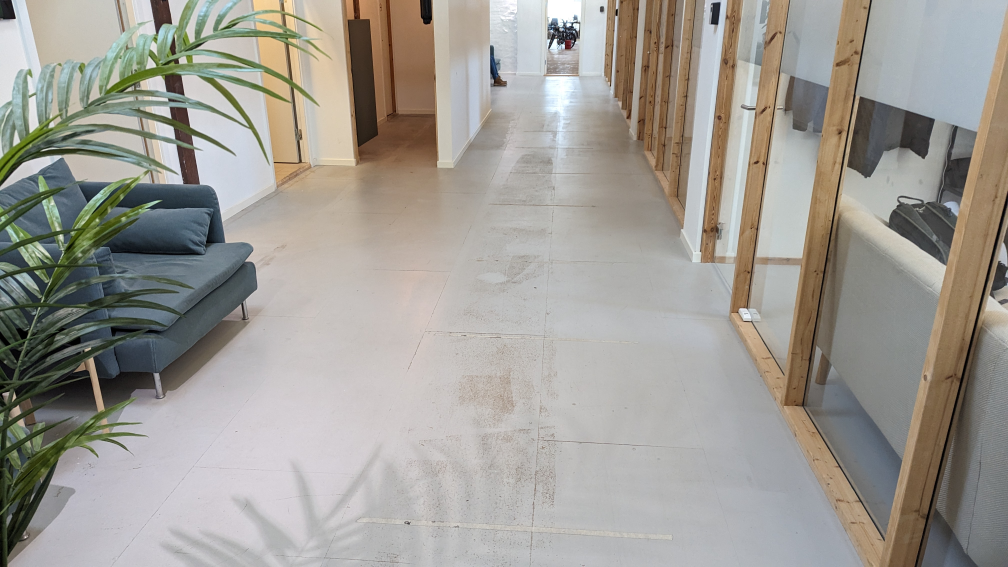
#> input picture imgs/1.jpg, 4032 x 2268 px (shown at 1/4 size)
$ python main.py
#> lines starting #> are read from the running program, lines starting #| are printed output that depends on the picture
import cv2
import numpy as np

img = cv2.imread('imgs/1.jpg')
#> img is the input picture: shape (2268, 4032, 3); mean B, G, R 148.8, 155.5, 158.9
img2 = cv2.imread('imgs/2.jpg')
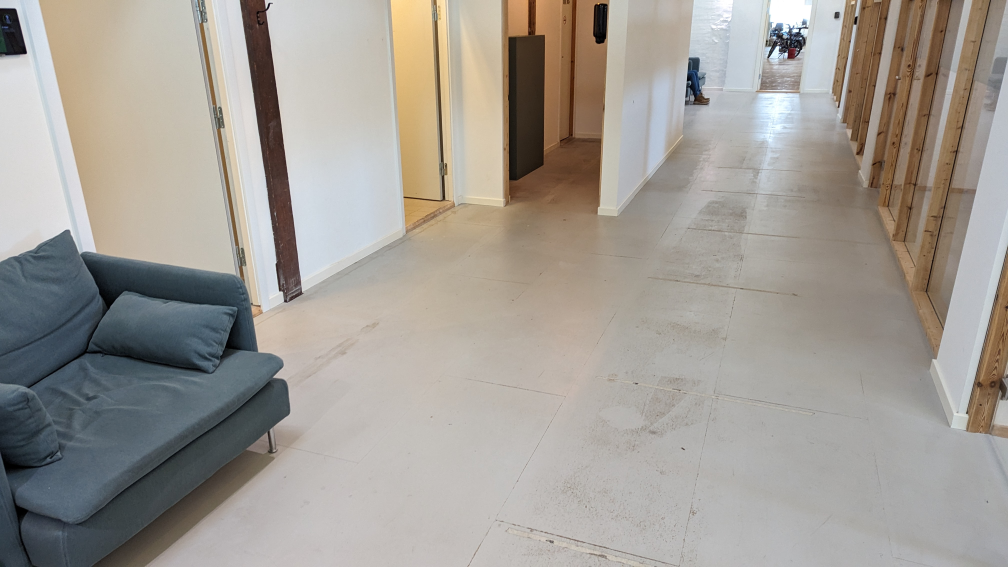
#> input picture imgs/2.jpg, 4032 x 2268 px (shown at 1/4 size)
#> img2 is the input picture: shape (2268, 4032, 3); mean B, G, R 149.1, 155.9, 161.1

img = cv2.resize(img, (0, 0), fx=0.5, fy=0.5)
#> img: shape (1134, 2016, 3)
img2 = cv2.resize(img2, (0, 0), fx=0.5, fy=0.5)
#> img2: shape (1134, 2016, 3)

sift = cv2.SIFT_create()

kp1, des1 = sift.detectAndCompute(img, None)
#> kp1 = 4495 keypoints; strongest (x, y, size): (1106, 52, 1.9), (1204, 18, 6.7), (1098, 95, 2.7), (1112, 73, 1.8)
kp2, des2 = sift.detectAndCompute(img2, None)
#> kp2 = 1898 keypoints; strongest (x, y, size): (1601, 77, 2.7), (1553, 64, 2.1), (1197, 7, 1.9), (1673, 30, 8.2)

bf = cv2.BFMatcher(normType=cv2.NORM_L2, crossCheck=False)

matches12 = bf.knnMatch(des1, des2, k=2)
#> matches12 = 4495 matches
matches21 = bf.knnMatch(des2, des1, k=2)
#> matches21 = 1898 matches

ratio_check = 0.25
matches = []
indices = []
for (m, n) in matches12:

    if m.distance <= ratio_check * n.distance:
        continue

    q1, t1 = m.queryIdx, m.trainIdx
    q2, t2 = matches21[t1][0].queryIdx, matches21[t1][0].trainIdx

    if q1 != t2:
        continue

    matches.append(m)
    indices.append((q1, t1))
#> this loop made 4495 passes
#> (t1, q2, t2) on passes 1 to 3: (433, 433, 849), (929, 929, 2884), (1603, 1603, 2)
#> after the loop, indices = 756 pairs, first value 2 to 4490, second value 0 to 1893; matches = 756 matches

img3 = cv2.drawMatches(img, kp1, img2, kp2, matches, None, flags=cv2.DrawMatchesFlags_NOT_DRAW_SINGLE_POINTS)
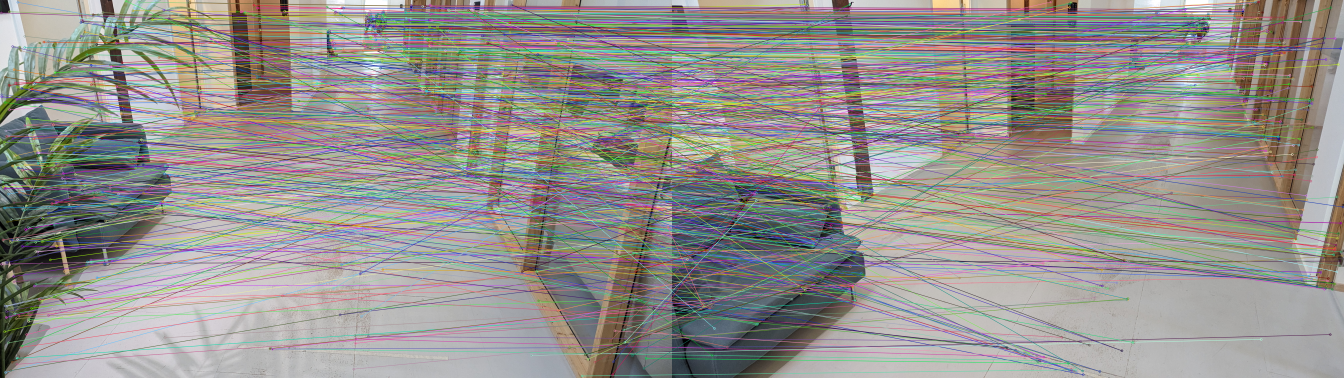
#> img3: shape (1134, 4032, 3) (shown at 1/3 size); mean B, G, R 142.4, 145.9, 149

indices = np.array(indices)
kp1_ = np.array([kp.pt for kp in kp1])
#> kp1_ = 4495 pairs, first value 2.38 to 2013.2, second value 2.7 to 1131.1
kp2_ = np.array([kp.pt for kp in kp2])
#> kp2_ = 1898 pairs, first value 2.58 to 2013, second value 2.46 to 1130.6
kp1_ = kp1_[indices[:, 0]]
#> kp1_ = 756 pairs, first value 3.7 to 2012.3, second value 2.7 to 1127.5
kp2_ = kp2_[indices[:, 1]]
#> kp2_ = 756 pairs, first value 2.58 to 2012.4, second value 2.46 to 1123.4

F, mask = cv2.findFundamentalMat(kp1_, kp2_, method=cv2.FM_RANSAC, ransacReprojThreshold=3, confidence=0.9999, maxIters=10000)
#> F = [[3.76e-07, -1.05e-05, -0.00121], [1.16e-05, -1.07e-06, -0.0141], [0.000222, 0.0176, 1]]; mask = 756 values, max 1 at index 35, min 0 at index 0, mean 0.332
F, _ = cv2.findFundamentalMat(kp1_[mask.flatten() == 1], kp2_[mask.flatten() == 1], method=cv2.FM_LMEDS)
#> F = [[3.74e-07, -9.82e-06, -0.0013], [1.1e-05, -9.88e-07, -0.0133], [0.000347, 0.0166, 1]]

update_matches = [m for m, id in zip(matches, mask) if id != 0]
#> update_matches = 251 matches

img4 = cv2.drawMatches(img, kp1, img2, kp2, update_matches, None, flags=cv2.DrawMatchesFlags_NOT_DRAW_SINGLE_POINTS)
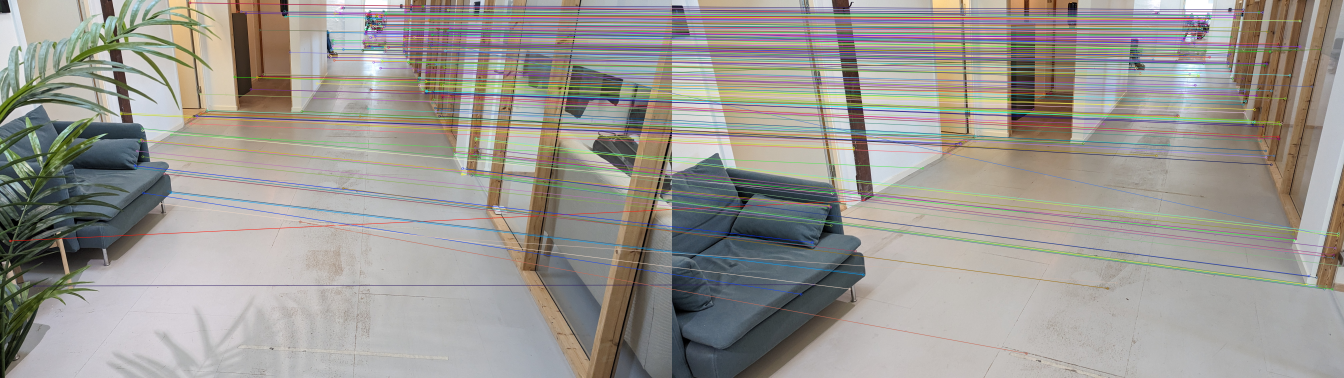
#> img4: shape (1134, 4032, 3) (shown at 1/3 size); mean B, G, R 146.4, 151.7, 155

cv2.imwrite('imgs/matches1.jpg', img3)
cv2.imwrite('imgs/matches2.jpg', img4)

# setup non-liear optization problem of the fundamental matrix
from scipy.optimize import least_squares

def rotm_x(theta):
    return np.array([[1, 0, 0], [0, np.cos(theta), -np.sin(theta)], [0, np.sin(theta), np.cos(theta)]])

def rotm_y(theta):
    return np.array([[np.cos(theta), 0, np.sin(theta)], [0, 1, 0], [-np.sin(theta), 0, np.cos(theta)]])

def convert_fundamental_matrix(F):
    U, S, Vt = np.linalg.svd(F)
#> U = [[0.0013, -0.0528, -0.999], [0.0133, -0.999, 0.0528], [-1, -0.0134, -0.00059]]; S = [1, 0.000221, 1.67e-19]; Vt = [[-0.000347, -0.0165, -1], [-0.0707, -0.997, 0.0165], [-0.997, 0.0707, -0.000824]]
    S[2] = 0
    S[1] = S[1] / S[0]
    S[0] = 1
    return U, S, Vt.T

U_, S_, V_ = convert_fundamental_matrix(F)
#> U_ has the same summary as U in convert_fundamental_matrix; S_ = [1, 0.000221, 0]; V_ = [[-0.000347, -0.0707, -0.997], [-0.0165, -0.997, 0.0707], [-1, 0.0165, -0.000824]]

x = np.array(kp1_[mask.flatten() == 1])
#> x = 251 pairs, first value 30.62 to 1543.1, second value 7.7 to 857.6
y = np.array(kp2_[mask.flatten() == 1])
#> y = 251 pairs, first value 386.8 to 2003, second value 28.89 to 1059.9

# pad with a column of ones
x = np.hstack([x, np.ones((x.shape[0], 1))])
#> x = 251 rows, first 8: [30.62, 722.4, 1], [102.5, 857.6, 1], [362.6, 338, 1], [363, 341.7, 1], [404.2, 496.9, 1], [406.6, 503.8, 1], [410.6, 452.6, 1], [417.5, 423.8, 1]
y = np.hstack([y, np.ones((y.shape[0], 1))])
#> y = 251 rows, first 8: [575.3, 600.7, 1], [423.9, 853.8, 1], [544, 442.9, 1], [544.7, 447.6, 1], [420.7, 727, 1], [422.6, 737.2, 1], [444.7, 664.4, 1], [460.3, 623.6, 1]

# Define the error function
def error_func(params, x, y):
    U = U_ @ rotm_x(params[0])
    V = V_ @ rotm_y(params[1])
#> V has the same summary as V_ outside error_func
    S = S_[1] + params[2]
#> S = 0.000221
    F = U[:, 0].reshape(3, 1) @ V[:, 0].reshape(1, 3) + S * U[:, 1].reshape(3, 1) @ V[:, 1].reshape(1, 3)
#> F = [[3.74e-07, -9.82e-06, -0.0013], [1.09e-05, -9.88e-07, -0.0133], [0.000347, 0.0165, 1]]

    F = F / F[2, 2]
#> F = [[3.74e-07, -9.82e-06, -0.0013], [1.1e-05, -9.88e-07, -0.0133], [0.000347, 0.0166, 1]]
    residuals = np.sum(((F @ x.T).T * y), axis=1)
#> residuals = 251 values, max 0.0329 at index 250, min -0.0949 at index 0, mean -0.00296

    return residuals.ravel()  # return the residuals as a 1D array

def optimize_fundamental_matrix(x, y):
    params_initial = [0, 0, 0]
    result = least_squares(error_func, params_initial, args=(x, y), loss='cauchy', verbose=True)
#| `xtol` termination condition is satisfied.
#| Function evaluations 4, initial cost 1.8727e-02, final cost 1.3966e-02, first-order optimality 1.83e-04.
#> result = 12 items
    F_optimized = result.x.reshape(3, )
#> F_optimized = [0.000123, -3.35e-06, 5.08e-08]
    return F_optimized

optimize_fundamental_matrix(x, y)
